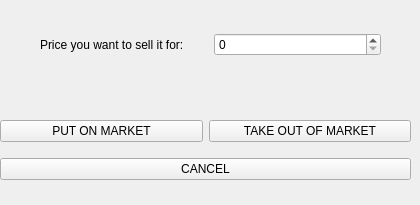
<?xml version="1.0" encoding="UTF-8"?>
<ui version="4.0">
 <class>Sell</class>
 <widget class="QWidget" name="Sell">
  <property name="geometry">
   <rect>
    <x>0</x>
    <y>0</y>
    <width>420</width>
    <height>205</height>
   </rect>
  </property>
  <property name="windowTitle">
   <string>Form</string>
  </property>
  <widget class="QWidget" name="layoutWidget">
   <property name="geometry">
    <rect>
     <x>40</x>
     <y>30</y>
     <width>341</width>
     <height>29</height>
    </rect>
   </property>
   <layout class="QHBoxLayout" name="horizontalLayout_5">
    <item>
     <widget class="QLabel" name="label">
      <property name="text">
       <string>Price you want to sell it for:</string>
      </property>
     </widget>
    </item>
    <item>
     <widget class="QSpinBox" name="priceSpinBox"/>
    </item>
   </layout>
  </widget>
  <widget class="QWidget" name="layoutWidget_2">
   <property name="geometry">
    <rect>
     <x>0</x>
     <y>110</y>
     <width>411</width>
     <height>81</height>
    </rect>
   </property>
   <layout class="QVBoxLayout" name="verticalLayout">
    <item>
     <layout class="QHBoxLayout" name="horizontalLayout_4">
      <item>
       <widget class="QPushButton" name="putOnDialogButton">
        <property name="text">
         <string>PUT ON MARKET</string>
        </property>
       </widget>
      </item>
      <item>
       <widget class="QPushButton" name="takeOffDialogButton">
        <property name="text">
         <string>TAKE OUT OF MARKET</string>
        </property>
       </widget>
      </item>
     </layout>
    </item>
    <item>
     <layout class="QHBoxLayout" name="horizontalLayout">
      <item>
       <widget class="QPushButton" name="cancelButton">
        <property name="text">
         <string>CANCEL</string>
        </property>
       </widget>
      </item>
     </layout>
    </item>
   </layout>
  </widget>
 </widget>
 <resources/>
 <connections/>
</ui>
